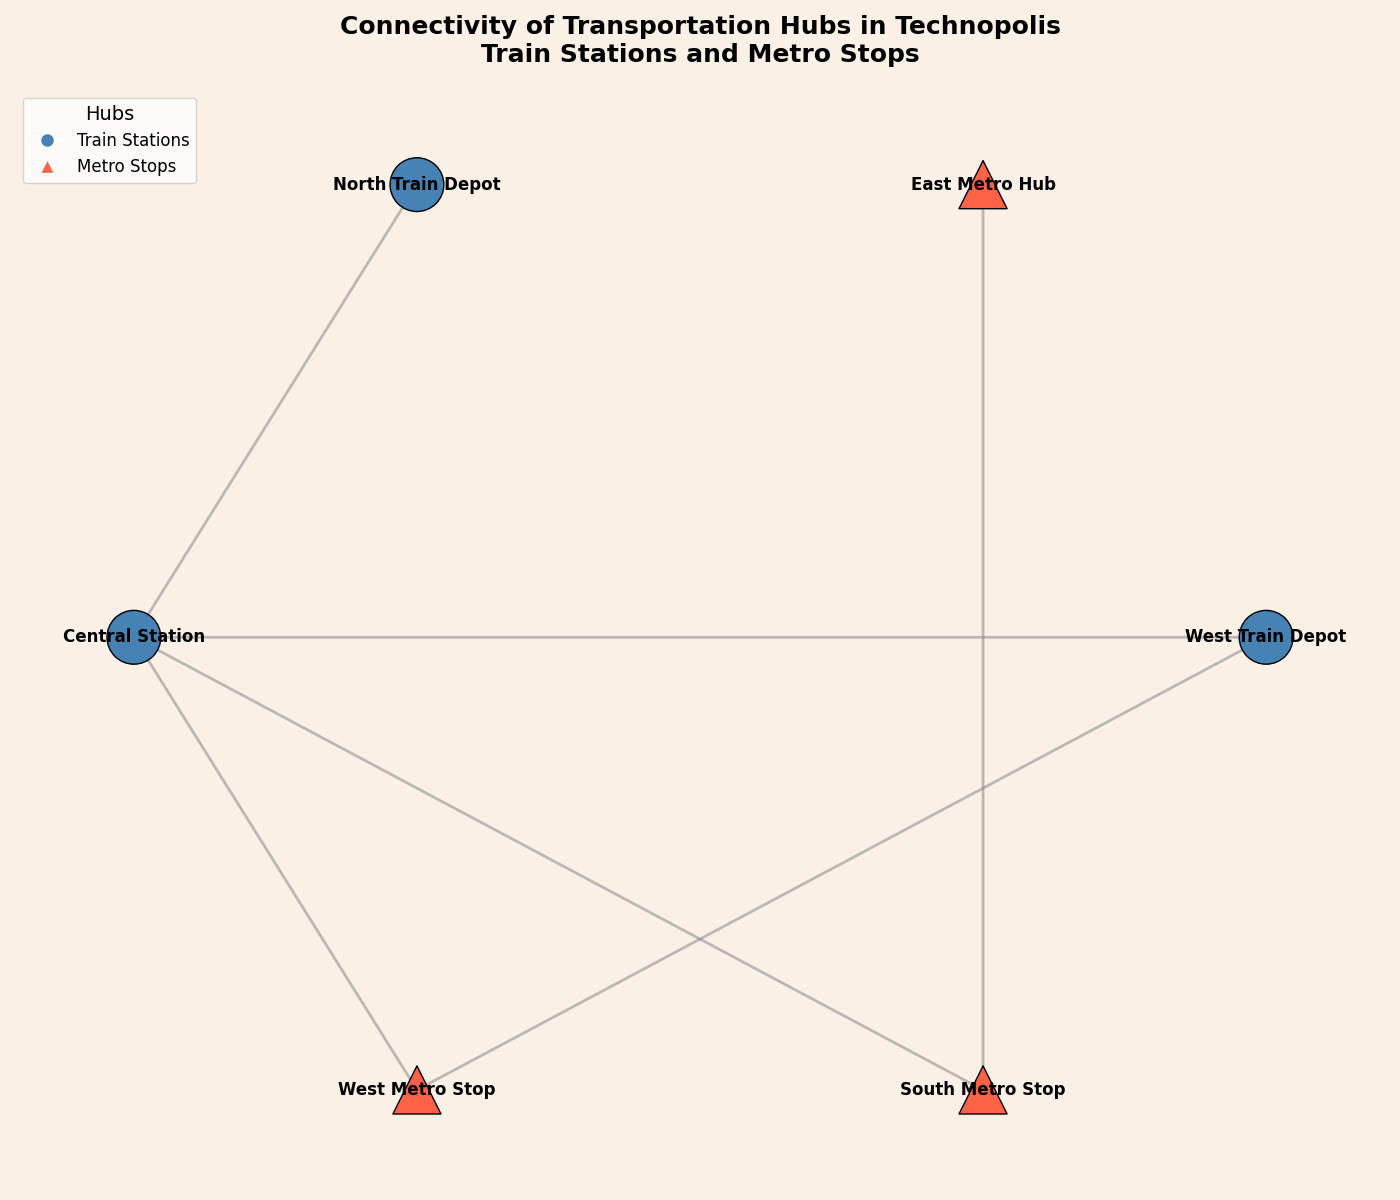

Source code (Python):
import matplotlib.pyplot as plt
import networkx as nx

hubs = {
    'Central Station': 'train',
    'West Metro Stop': 'metro',
    'South Metro Stop': 'metro',
    'West Train Depot': 'train',
    'East Metro Hub': 'metro',
    'North Train Depot': 'train',
}

connections = [
    ('Central Station', 'West Metro Stop'),
    ('West Metro Stop', 'West Train Depot'),
    ('South Metro Stop', 'Central Station'),
    ('West Train Depot', 'Central Station'),
    ('East Metro Hub', 'South Metro Stop'),
    ('North Train Depot', 'Central Station'),
]

G = nx.Graph()
G.add_nodes_from(hubs)
G.add_edges_from(connections)

pos = nx.shell_layout(G)

colors = {'train': '#4682B4', 'metro': '#FF6347'}
node_colors = [colors[hubs[node]] for node in G.nodes()]
node_shapes = {'train': 'o', 'metro': '^'}
node_sizes = {'train': 1500, 'metro': 1200}

node_shape_map = {node: node_shapes[hubs[node]] for node in G.nodes()}

fig, ax = plt.subplots(figsize=(14, 12))
fig.patch.set_facecolor('linen')

for shape in set(node_shapes.values()):
    nx.draw_networkx_nodes(
        G, pos, ax=ax,
        node_size=[node_sizes[hubs[node]] for node in G.nodes() if node_shape_map[node] == shape],
        node_color=[node_colors[idx] for idx, node in enumerate(G.nodes()) if node_shape_map[node] == shape],
        nodelist=[node for node in G.nodes() if node_shape_map[node] == shape],
        node_shape=shape,
        edgecolors='black'
    )

nx.draw_networkx_edges(G, pos, width=2.0, alpha=0.5, edge_color='grey')
nx.draw_networkx_labels(G, pos, font_size=12, font_weight='bold')

ax.set_title(
    'Connectivity of Transportation Hubs in Technopolis\nTrain Stations and Metro Stops',
    fontsize=18, fontweight='bold', ha='center', pad=20
)

ax.axis('off')

train_patch = plt.Line2D([0], [0], marker='o', color='w', markersize=10, markerfacecolor=colors['train'],  label='Train Stations')
metro_patch = plt.Line2D([0], [0], marker='^', color='w', markersize=10, markerfacecolor=colors['metro'],  label='Metro Stops')
ax.legend(handles=[train_patch, metro_patch], loc='upper left', fontsize=12, title='Hubs', title_fontsize=14)

plt.tight_layout()
plt.show()
